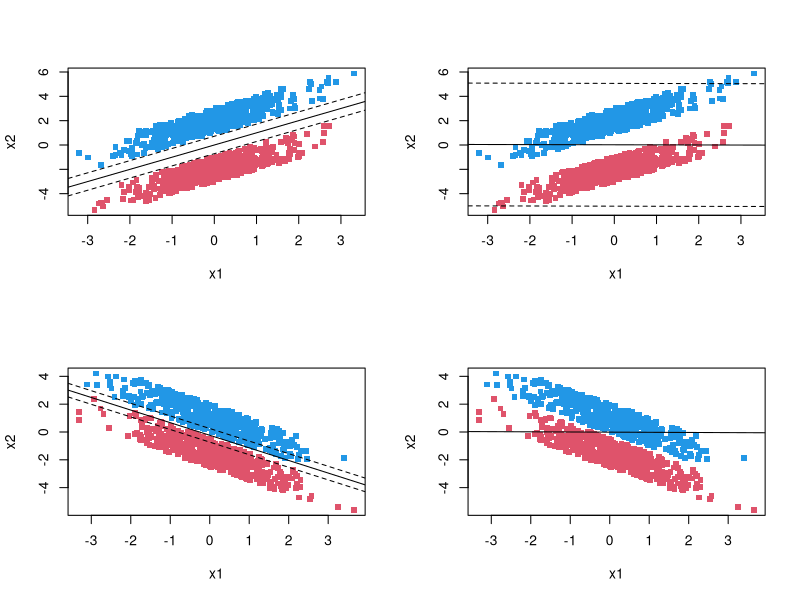

This chart was generated by the following R code: (Note: this script raises an error after producing the figure.)
## ---- chunk 1
svm_gradient_descent <- function (x,y,C,S = 10,t = 1000,bias = TRUE) {
  #B <- coeffiient matrix
  #t <- number of interations
  #nn <- learning rate
  #H <- vector of h hinge loss value for each iteration
  #G <- gradient
  #b <- whether to include bias term (also called constant)
  #V <- vector of saved values y or 0 for max(0,1-Yi(BXi)
  #S <- Sample size for SGD
  #XS, YS <- Sample of XS,YS of size S
  
  #Adds a row of 1's if constant is true
  if (bias == TRUE) {
    Dummy1 <- matrix(1,nrow(x),1)
    x <- cbind(Dummy1,x)
  }
  
  #Changes TRUE / FALSE to -1 and 1 and turns y into a data type matrix
  Y <- data.matrix(ifelse(y == TRUE,1,-1))
  
  #Makes sure x is of data type matrix
  X <- data.matrix(x)
  
  #Initializes coefficient & gradient matrices
  B <- matrix(0,ncol(x),1)
  G <- matrix(0,ncol(x),1)
  
  for (i in 1:t) {
    #Sets previous gradient to be current gradient
    Gp <- G
    
    #Sampling without replacement
    Sample <- sample(nrow(X),S)
    XS <- as.matrix(X[Sample,])
    YS <- as.matrix(Y[Sample,])
    V <- matrix(0,nrow(YS),1)
    
    #Part(1)
    #max(0,1-yi(xiB)) part of the algorithm, saving output in V
    for (n in c(1:nrow(XS))) {
      #Main part of the max(0,1-yi(Bxi) equation
      V[n] <- ifelse((1 - (XS[n,] %*% B)*YS[n])>0,YS[n],0)
    }
    
    #Part(2)
    #updating the gradient using V,B and C
    for (j in c(1:ncol(XS))) {
      G[j] <- B[j]- (C*((t(V)%*%XS[,j])/nrow(XS)))
    }
    
    #Part(3)
    #Barzilai-Borwein Step Size for i> iterations (fixed for i==1)
    if (i== 1) {
      nn = 1/1000
    } else {
      numerator = abs(t(B-Bp)%*%(G-Gp))
      denominator = (t(G-Gp)%*%(G-Gp))
      nn = as.vector(numerator/denominator)
    }
    
    #Part(4)
    #Checks whether the value of B is NaN and prevents further iterations if TRUE
    if (is.na(nn)) {
      warning(c("Terminated after ",i," iterations"))
      predicted <- ifelse(X%*%Bp<0,-1,1)
      error_rate <- sum(ifelse(predicted ==Y,0,1))/nrow(Y)
      M <- 1/(sqrt(t(Bp)%*%Bp))
      
      svm_output <- list(coef = Bp, error_rate = error_rate,margin = M)
      class(svm_output) <- "svm_sgd_bb"
      return(svm_output)
    }
    #Sets previous coefficients to the current coefficients, before updating
    Bp <- B
    
    #Takes the step in the direction of minimum
    B <- B-nn*G
  }
  predicted <- ifelse(X%*%B<0,-1,1)
  error_rate <- sum(ifelse(predicted ==Y,0,1))/nrow(Y)
  M <- 1/(sqrt(t(B)%*%B))
  
  svm_output <- list(coef = B, error_rate = error_rate,margin = M,gradient=G)
  class(svm_output) <- "svm_sgd_bb"
  return(svm_output)
}
## ---- chunk 2
set.seed(80)
n = 500
a1 = rnorm(n)
a2 = 1 + a1 + 2* runif(n)
b1 = rnorm(n)
b2 = -1 + b1 - 2*runif(n)
X1 = rbind(matrix(cbind(a1,a2),,2),matrix(cbind(b1,b2),,2))

a1 = rnorm(n)
a2 =  - a1 + 2* runif(n)
b1 = rnorm(n)
b2 = -0.5 - b1 - 2*runif(n)
X2 = rbind(matrix(cbind(a1,a2),,2),matrix(cbind(b1,b2),,2))
Y <- matrix(c(rep(1,n),rep(-1,n)))

remove(a1,a2,b1,b2,n)
## ---- chunk 3
set.seed(NULL)
Test1 <- svm_gradient_descent(X1,Y,C=100,t=2000,S=300)
Test2 <- svm_gradient_descent(X1,Y,C=0.1,t=2000,S=300)
Test3 <- svm_gradient_descent(X2,Y,C=100,t=2000,S=300)
Test4 <- svm_gradient_descent(X2,Y,C=0.1,t=2000,S=300)
set.seed(80)
## ---- chunk 4
par(mfrow=c(2,2))
plot(X1,col=ifelse(Y>0,4,2),pch=".",cex=7,xlab = "x1",ylab = "x2")
abline(-Test1$coef[1]/Test1$coef[3],-Test1$coef[2]/Test1$coef[3])
abline(Test1$margin-(Test1$coef[1]/Test1$coef[3]),-Test1$coef[2]/Test1$coef[3],lty=2)
abline(-Test1$margin-(Test1$coef[1]/Test1$coef[3]),-Test1$coef[2]/Test1$coef[3],lty=2)

plot(X1,col=ifelse(Y>0,4,2),pch=".",cex=7,xlab = "x1",ylab = "x2")
abline(-Test2$coef[1]/Test2$coef[3],-Test2$coef[2]/Test2$coef[3])
abline(Test2$margin-(Test2$coef[1]/Test2$coef[3]),-Test2$coef[2]/Test2$coef[3],lty=2)
abline(-Test2$margin-(Test2$coef[1]/Test2$coef[3]),-Test2$coef[2]/Test2$coef[3],lty=2)

plot(X2,col=ifelse(Y>0,4,2),pch=".",cex=7,xlab = "x1",ylab = "x2")
abline(-Test3$coef[1]/Test3$coef[3],-Test3$coef[2]/Test3$coef[3])
abline(Test3$margin-(Test3$coef[1]/Test3$coef[3]),-Test3$coef[2]/Test3$coef[3],lty=2)
abline(-Test3$margin-(Test3$coef[1]/Test3$coef[3]),-Test3$coef[2]/Test3$coef[3],lty=2)

plot(X2,col=ifelse(Y>0,4,2),pch=".",cex=7,xlab = "x1",ylab = "x2")
abline(-Test4$coef[1]/Test4$coef[3],-Test4$coef[2]/Test4$coef[3])
abline(Test4$margin-(Test4$coef[1]/Test4$coef[3]),-Test4$coef[2]/Test4$coef[3],lty=2)
abline(-Test4$margin-(Test4$coef[1]/Test4$coef[3]),-Test4$coef[2]/Test4$coef[3],lty=2)
## ---- chunk 5
DummySexTrain <- data.matrix(ifelse(train$Sex == "M",1,-1))
DummySexTest <- data.matrix(ifelse(test$Sex == "M",1,-1))

DummyFastingTrain <- data.matrix(ifelse(train$FastingBS == 0,-1,1))
DummyFastingTest <- data.matrix(ifelse(test$FastingBS == 0,-1,1))

DummyAnginaTrain  <- data.matrix(ifelse(train$ExerciseAngina == "Y",1,-1))
DummyAnginaTest <- data.matrix(ifelse(test$ExerciseAngina == "Y",1,-1))



Xtrain <-cbind(train$Age,train$RestingBP,train$Cholesterol,train$MaxHR,
               train$Oldpeak)

Dummy1 <- matrix(1,nrow(test),1)
Xtest <-cbind(Dummy1,test$Age,test$RestingBP,test$Cholesterol,test$MaxHR,
               test$Oldpeak)
Ytrain <- train$HeartDisease
Ytest <- data.matrix(ifelse(test$HeartDisease == TRUE,1,-1))
## ---- chunk 6
set.seed(80)
SVM_Result1 <- svm_gradient_descent(Xtrain,Ytrain,C=0.1,t=3000,S=100)
SVM_Result2 <- svm_gradient_descent(Xtrain,Ytrain,C=1,t=3000,S=100)
SVM_Result3 <- svm_gradient_descent(Xtrain,Ytrain,C=10,t=3000,S=100)
SVM_Result4 <- svm_gradient_descent(Xtrain,Ytrain,C=100,t=3000,S=100)

head(SVM_Result1$error_rate)
head(SVM_Result2$error_rate)
head(SVM_Result3$error_rate)
head(SVM_Result4$error_rate)
## ---- chunk 7
  SVM_predicted1 <- ifelse(Xtest%*%SVM_Result1$coef<0,-1,1)
  SVM_test_error_rate1 <- sum(ifelse(SVM_predicted1 ==Ytest,0,1))/nrow(Ytest)
  
  SVM_predicted2 <- ifelse(Xtest%*%SVM_Result2$coef<0,-1,1)
  SVM_test_error_rate2 <- sum(ifelse(SVM_predicted2 ==Ytest,0,1))/nrow(Ytest)
  
  SVM_predicted3 <- ifelse(Xtest%*%SVM_Result3$coef<0,-1,1)
  SVM_test_error_rate3 <- sum(ifelse(SVM_predicted3 ==Ytest,0,1))/nrow(Ytest)
  
  SVM_predicted4 <- ifelse(Xtest%*%SVM_Result4$coef<0,-1,1)
  SVM_test_error_rate4 <- sum(ifelse(SVM_predicted4 ==Ytest,0,1))/nrow(Ytest)
  
  

  
  head(SVM_test_error_rate1)
  head(SVM_test_error_rate2)
  head(SVM_test_error_rate3)
  head(SVM_test_error_rate4)
